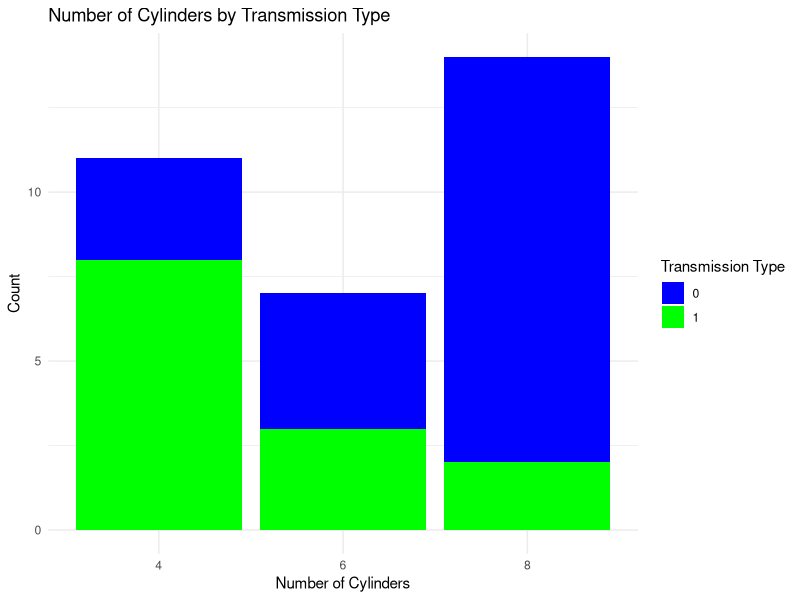

Write R code to recreate this figure.
#Q1: Create a bar plot of the number of cylinders (cyl) in the mtcars dataset. Use different colors to represent the transmission type (am). Add appropriate title, labels, and legend to the plot.
# Load the ggplot2 library
library(ggplot2)

# Create a bar plot of 'cyl' with different colors for 'am'
ggplot(mtcars, aes(x = factor(cyl), fill = factor(am))) +
  geom_bar() +
  labs(
    title = "Number of Cylinders by Transmission Type",
    x = "Number of Cylinders",
    y = "Count"
  ) +
  scale_fill_manual(values = c("0" = "blue", "1" = "green")) +  # Define colors for 'am'
  guides(fill = guide_legend(title = "Transmission Type")) +  # Legend title
  theme_minimal()

